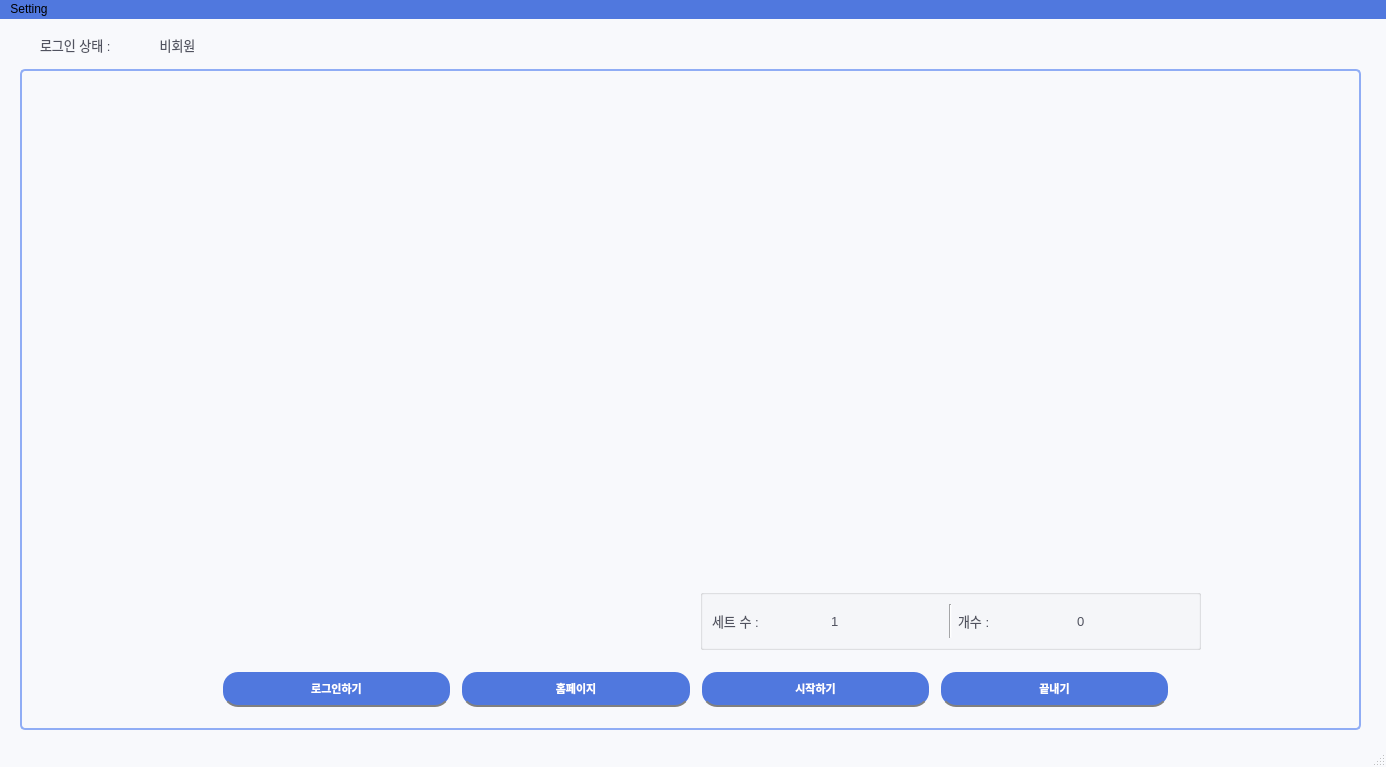
<?xml version="1.0" encoding="UTF-8"?>
<ui version="4.0">
 <class>MainWindow</class>
 <widget class="QMainWindow" name="MainWindow">
  <property name="geometry">
   <rect>
    <x>0</x>
    <y>0</y>
    <width>1386</width>
    <height>767</height>
   </rect>
  </property>
  <property name="windowTitle">
   <string>MainWindow</string>
  </property>
  <property name="styleSheet">
   <string notr="true">QMainWindow
{
	background-color: rgb(248, 249, 252);
	color: #000000;

}
QMenuBar{
	background-color: rgb(80,120,222);
}</string>
  </property>
  <widget class="QWidget" name="centralwidget">
   <property name="styleSheet">
    <string notr="true">QWidget
{
	background-color: rgb(248, 249, 252);
	color: #000000;

}


/*-----QLabel-----*/
QLabel
{
	background-color: transparent;
	color: rgb(80, 82, 95);
	font-size: 13px;

}


/*-----QPushButton-----*/
QPushButton
{
	background-color: rgb(80,120,222);
	color: #fff;
	font-size: 11px;
	font-weight: bold;
	border-radius: 15px;
	margin: 3px;
    border-bottom: 2px solid gray;
}

QPushButton::hover
{
	background-color: #3457b3;

}

QPushButton::disabled
{
	background-color: #4d5770;

}


QPushButton::pressed
{
	background-color: #85a7ff;

}





</string>
   </property>
   <widget class="QGroupBox" name="groupBox">
    <property name="geometry">
     <rect>
      <x>20</x>
      <y>50</y>
      <width>1341</width>
      <height>661</height>
     </rect>
    </property>
    <property name="font">
     <font>
      <weight>75</weight>
      <bold>true</bold>
     </font>
    </property>
    <property name="styleSheet">
     <string notr="true">#groupBox {
	 border: 2px solid #90adf5;
 	 border-radius: 5px;
}</string>
    </property>
    <property name="title">
     <string/>
    </property>
    <property name="alignment">
     <set>Qt::AlignCenter</set>
    </property>
    <property name="flat">
     <bool>false</bool>
    </property>
    <widget class="QLabel" name="camLabel">
     <property name="geometry">
      <rect>
       <x>680</x>
       <y>20</y>
       <width>640</width>
       <height>480</height>
      </rect>
     </property>
     <property name="frameShape">
      <enum>QFrame::Box</enum>
     </property>
     <property name="frameShadow">
      <enum>QFrame::Sunken</enum>
     </property>
     <property name="lineWidth">
      <number>2</number>
     </property>
     <property name="text">
      <string/>
     </property>
     <property name="scaledContents">
      <bool>false</bool>
     </property>
     <property name="alignment">
      <set>Qt::AlignHCenter|Qt::AlignTop</set>
     </property>
     <property name="margin">
      <number>20</number>
     </property>
    </widget>
    <widget class="QLabel" name="refLabel">
     <property name="geometry">
      <rect>
       <x>40</x>
       <y>20</y>
       <width>621</width>
       <height>561</height>
      </rect>
     </property>
     <property name="styleSheet">
      <string notr="true"/>
     </property>
     <property name="frameShape">
      <enum>QFrame::Box</enum>
     </property>
     <property name="frameShadow">
      <enum>QFrame::Sunken</enum>
     </property>
     <property name="lineWidth">
      <number>2</number>
     </property>
     <property name="midLineWidth">
      <number>0</number>
     </property>
     <property name="text">
      <string/>
     </property>
     <property name="scaledContents">
      <bool>false</bool>
     </property>
     <property name="alignment">
      <set>Qt::AlignHCenter|Qt::AlignTop</set>
     </property>
     <property name="margin">
      <number>20</number>
     </property>
    </widget>
    <widget class="QWidget" name="layoutWidget">
     <property name="geometry">
      <rect>
       <x>200</x>
       <y>600</y>
       <width>951</width>
       <height>41</height>
      </rect>
     </property>
     <layout class="QHBoxLayout" name="horizontalLayout">
      <item>
       <widget class="QPushButton" name="loginButton">
        <property name="sizePolicy">
         <sizepolicy hsizetype="Minimum" vsizetype="Ignored">
          <horstretch>0</horstretch>
          <verstretch>0</verstretch>
         </sizepolicy>
        </property>
        <property name="text">
         <string>로그인하기</string>
        </property>
       </widget>
      </item>
      <item>
       <widget class="QPushButton" name="webButton">
        <property name="sizePolicy">
         <sizepolicy hsizetype="Minimum" vsizetype="Ignored">
          <horstretch>0</horstretch>
          <verstretch>0</verstretch>
         </sizepolicy>
        </property>
        <property name="text">
         <string>홈페이지</string>
        </property>
       </widget>
      </item>
      <item>
       <widget class="QPushButton" name="startButton">
        <property name="sizePolicy">
         <sizepolicy hsizetype="Minimum" vsizetype="Ignored">
          <horstretch>0</horstretch>
          <verstretch>0</verstretch>
         </sizepolicy>
        </property>
        <property name="text">
         <string>시작하기</string>
        </property>
       </widget>
      </item>
      <item>
       <widget class="QPushButton" name="stopButton">
        <property name="sizePolicy">
         <sizepolicy hsizetype="Minimum" vsizetype="Ignored">
          <horstretch>0</horstretch>
          <verstretch>0</verstretch>
         </sizepolicy>
        </property>
        <property name="text">
         <string>끝내기</string>
        </property>
       </widget>
      </item>
     </layout>
    </widget>
    <widget class="QGroupBox" name="setBox">
     <property name="geometry">
      <rect>
       <x>680</x>
       <y>520</y>
       <width>501</width>
       <height>61</height>
      </rect>
     </property>
     <property name="flat">
      <bool>false</bool>
     </property>
     <layout class="QHBoxLayout" name="horizontalLayout_2">
      <item>
       <widget class="QLabel" name="label_2">
        <property name="font">
         <font>
          <pointsize>-1</pointsize>
         </font>
        </property>
        <property name="text">
         <string>세트 수 :</string>
        </property>
       </widget>
      </item>
      <item>
       <widget class="QLabel" name="setLabel">
        <property name="font">
         <font>
          <pointsize>-1</pointsize>
         </font>
        </property>
        <property name="text">
         <string>1</string>
        </property>
       </widget>
      </item>
      <item>
       <widget class="Line" name="line">
        <property name="frameShadow">
         <enum>QFrame::Sunken</enum>
        </property>
        <property name="lineWidth">
         <number>1</number>
        </property>
        <property name="orientation">
         <enum>Qt::Vertical</enum>
        </property>
       </widget>
      </item>
      <item>
       <widget class="QLabel" name="label_3">
        <property name="font">
         <font>
          <pointsize>-1</pointsize>
         </font>
        </property>
        <property name="text">
         <string>개수 :</string>
        </property>
       </widget>
      </item>
      <item>
       <widget class="QLabel" name="repLabel">
        <property name="font">
         <font>
          <pointsize>-1</pointsize>
         </font>
        </property>
        <property name="text">
         <string>0</string>
        </property>
       </widget>
      </item>
     </layout>
    </widget>
   </widget>
   <widget class="QWidget" name="horizontalLayoutWidget">
    <property name="geometry">
     <rect>
      <x>40</x>
      <y>10</y>
      <width>181</width>
      <height>31</height>
     </rect>
    </property>
    <layout class="QHBoxLayout" name="horizontalLayout_3">
     <item>
      <widget class="QLabel" name="userlabel">
       <property name="font">
        <font>
         <pointsize>-1</pointsize>
        </font>
       </property>
       <property name="text">
        <string>로그인 상태 :</string>
       </property>
      </widget>
     </item>
     <item>
      <widget class="QLabel" name="loginStatus">
       <property name="font">
        <font>
         <pointsize>-1</pointsize>
        </font>
       </property>
       <property name="text">
        <string>비회원</string>
       </property>
       <property name="alignment">
        <set>Qt::AlignCenter</set>
       </property>
      </widget>
     </item>
    </layout>
   </widget>
  </widget>
  <widget class="QMenuBar" name="menubar">
   <property name="geometry">
    <rect>
     <x>0</x>
     <y>0</y>
     <width>1386</width>
     <height>21</height>
    </rect>
   </property>
   <widget class="QMenu" name="menuSetting">
    <property name="title">
     <string>Setting</string>
    </property>
    <addaction name="actiontest"/>
   </widget>
   <addaction name="menuSetting"/>
  </widget>
  <widget class="QStatusBar" name="statusbar"/>
  <action name="actiontest">
   <property name="text">
    <string>test</string>
   </property>
  </action>
 </widget>
 <resources/>
 <connections/>
</ui>
